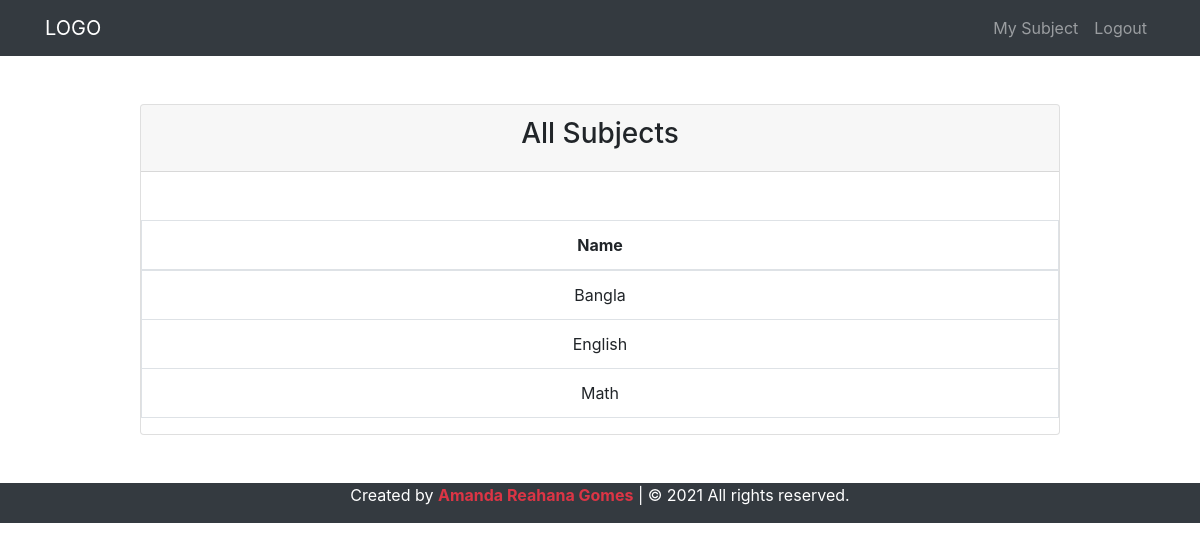
Screenshot of /pages/action.php?status=allSubject (signed in) with the database file from the repository.
### tables this page shows
CREATE TABLE `subjects` (
  `id` int(11) NOT NULL,
  `name` varchar(256) NOT NULL
);

### app/classes/Database.php (called while the page is built, shortened)
<?php
class Database
{
    protected  function  connection()
    {
        $this->hostName = 'localhost';
        $this->userName ='root';
        $this->password ='';
        $this->dbName ='php_student';
        $this->link = mysqli_connect( $this->hostName,$this->userName,$this->password ,$this->dbName);
        if ($this->link)
        {
            return $this->link;
        }
        else
        {
            die('Connection Problem');
        }
    }
}

### app/classes/Subject.php (called while the page is built, shortened)
<?php
class Subject extends  Database
{
  private $link;
    private $data=[];
  public function __construct($data=null)
  {
      $this->link =$this->connection();
  }
    public function getAllSubject()
    {
        if ($this->link)
        {
            $this->sql ="SELECT * FROM subjects";
            if (mysqli_query($this->link ,$this->sql))
            {
                $this->queryResult = mysqli_query($this->link ,$this->sql);
                $this->i =0;
                while ($this->row=mysqli_fetch_assoc($this->queryResult ))
                {
                    $this->data[$this->i]['id']= $this->row ['id'];
                    $this->data[$this->i]['subject']= $this->row ['name'];
                    $this->i++;
                }
                return $this->data;
            }
            else
            {
                die('Query problem'.mysqli_error($this->link));
            }
        }
    }
}

### pages/allSubject.php (the view, shortened to what this page needs)
<?php include  './includes/header.php' ?>
    <section class="py-5 text-center">
        <div class="container">
            <div class="row">
                <div class="col-md-10 mx-auto">
                    <div class="card">
                        <div class="card-header">
                            <h3>All Subjects</h3>
                        </div>
                        <div class="card-body">
                        </div>
                        <table class="table-bordered table table-hover">
                            <thead>
                            <tr>
                                <th>Name</th>
                            </tr>
                            </thead>
                            <tbody>
                            <?php foreach ($subjects as $subject) {?>
                                <tr>
                                    <td><?php echo  $subject['subject'];?></td>
                                </tr>
                            <?php } ?>
                            </tbody>
                        </table>
                    </div>
                </div>
            </div>
        </div>
    </section>
<?php include  './includes/footer.php' ?>

### rows the page displays
subjects: name "Bangla"
subjects: name "English"
subjects: name "Math"
